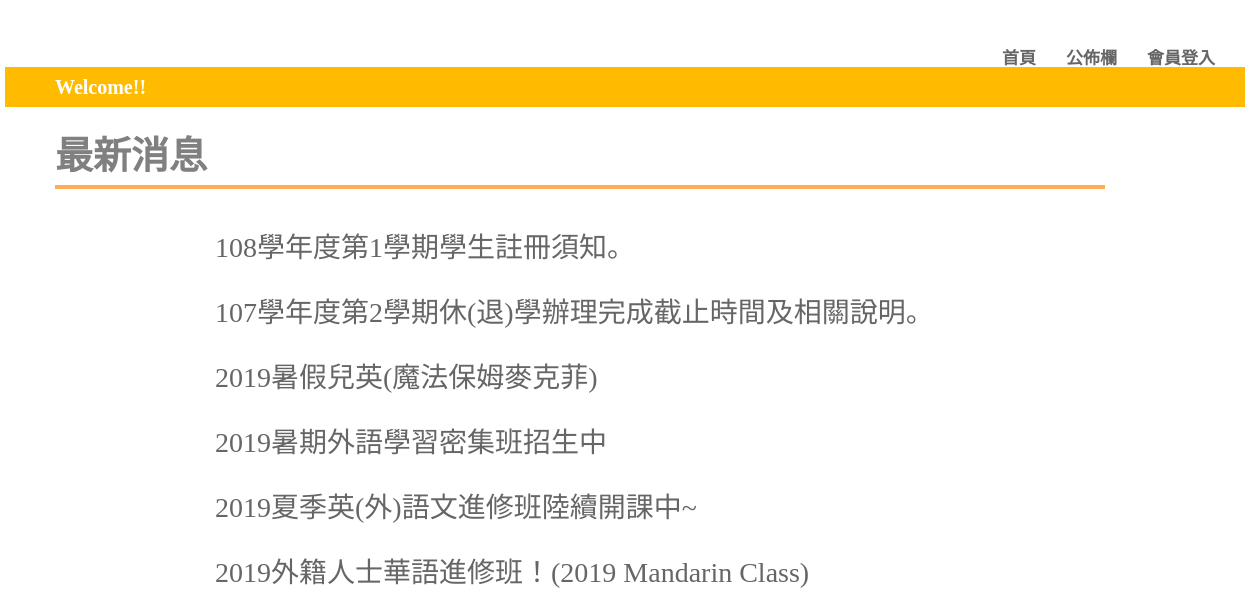
The page /bulletinboard.php on the database its author committed.
### tables this page shows
CREATE TABLE `board` (
  `contenct` longtext NOT NULL,
  `href` longtext NOT NULL,
  `ID` int(11) NOT NULL
);

### bulletinboard.php (the view, shortened to what this page needs)
<!DOCTYPE html>
<html lang="en">
<head>
    <link rel="stylesheet" href="all.css">
</head>
<body>
<div class="wrap">
        <div class="header">
            <div class="logo">
                <a href="home.php"><img src="https://scontent.fkhh1-1.fna.fbcdn.net/v/t1.0-9/59887336_2148001515320668_3034674628355162112_n.jpg?_nc_cat=102&_nc_ht=scontent.fkhh1-1.fna&oh=3e3b0a3597d9b5d9d1618160a6ef6f59&oe=5D5B49C3" alt=""></a>
            </div>
            <div class="function">
             <div class="list">
                 <ul>
                     <li><a href="home.php">首頁</a></li>
                     <li><a href="bulletinboard.php">公佈欄</a></li>
                     <?php
                     if(!isset($_SESSION["account"])){
                        echo "<li><a href='signin.php'>會員登入</a></li>";
                     }else{
                        $yes="yes";
                        echo "<li><a href='home.php?logout=yes'>會員登出</a></li>";
                     }
                    ?>
                </ul>
            </div>
            </div>
            <div class="title">
                <div class="welcome"><marquee scrollamount="10" behavior="alternate">Welcome!!</marquee></div>
            </div>
        </div>
    <div class="content">
		 <div class="new">
			<h1 class="news">最新消息</h1>
			<div class="line"></div>
		<div class="nuknews"> <?php
				$link=@mysqli_connect('localhost','root','','php');
				$SQL="SELECT * from board";
				if($result=mysqli_query($link,$SQL)){
					echo "<table class='informations' width=1024 height=200 cellpadding=5 border=2>";
					while($row=mysqli_fetch_assoc($result)){
						echo "<tr><td><a href='$row[href]'>".$row[contenct]."</td></tr></a>";
				}
				echo "</table>";
			}
		?> </div>
			</div>
    </div>
    </div>
</body>
</html>

### all.css (style rules this page uses)
html, body, div, span, applet, object, iframe, h1, h2, h3, h4, h5, h6, p, blockquote, pre, a, abbr, acronym, address, big, cite, code, del, dfn, em, img, ins, kbd, q, s, samp, small, strike, strong, sub, sup, tt, var, b, u, i, center, dl, dt, dd, ol, ul, li, fieldset, form, label, legend, table, caption, tbody, tfoot, thead, tr, th, td, article, aside, canvas, details, embed, figure, figcaption, footer, header, hgroup, menu, nav, output, ruby, section, summary, time, mark, audio, video { margin: 0; padding: 0; border: 0; font-size: 100%; font: inherit; vertical-align: baseline; }
body { line-height: 1; }
ol, ul { list-style: none; }
table { border-collapse: collapse; border-spacing: 0; }
a { text-decoration:none; }
.wrap { width: 1240px; margin: 0 auto; font-family: 微軟正黑體; }
.logo { float: left; width: 500px; }
.logo img { width: 50%; padding: 10px 0px 0px 55px; }
.title { height: 40px; background-color: #FFBB00; }
.welcome { margin-left: 50px; float: left; width: 80%; font-size: 20px; padding-top: 10px; color: #ffffff; font-weight: bold; }
.function { float:right; padding-top: 50px; }
.list { float:left; }
.list li { float:left; padding-right: 30px; font-size: 17px; font-weight: bolder; font-family: 微軟正黑體; }
.list li a { color: #666666 ; }
.new { margin-left: 20px; padding: 20px; }
.new table { float: left; margin-left:100px; }
.new table td { padding:10px; }
.news { padding: 10px; float: left; font-size:38px; color:gray; font-family:微軟正黑體; font-weight: bolder; }
.line { margin-left: 10px; width: 1050px; float: left; border-bottom: 4px solid#FFAC55; }
.nuknews { margin-top: 30px; margin-left: 60px; }
.nuknews a { font-size: 28px; line-height: 45px; color: #666666; }

### rows shown on the page
board: contenct "108學年度第1學期學生註冊須知。"
board: contenct "107學年度第2學期休(退)學辦理完成截止時間及相關說明。"
board: contenct "2019暑假兒英(魔法保姆麥克菲)"
board: contenct "2019暑期外語學習密集班招生中"
board: contenct "2019夏季英(外)語文進修班陸續開課中~"
board: contenct "2019外籍人士華語進修班！(2019 Mandarin Class)"
